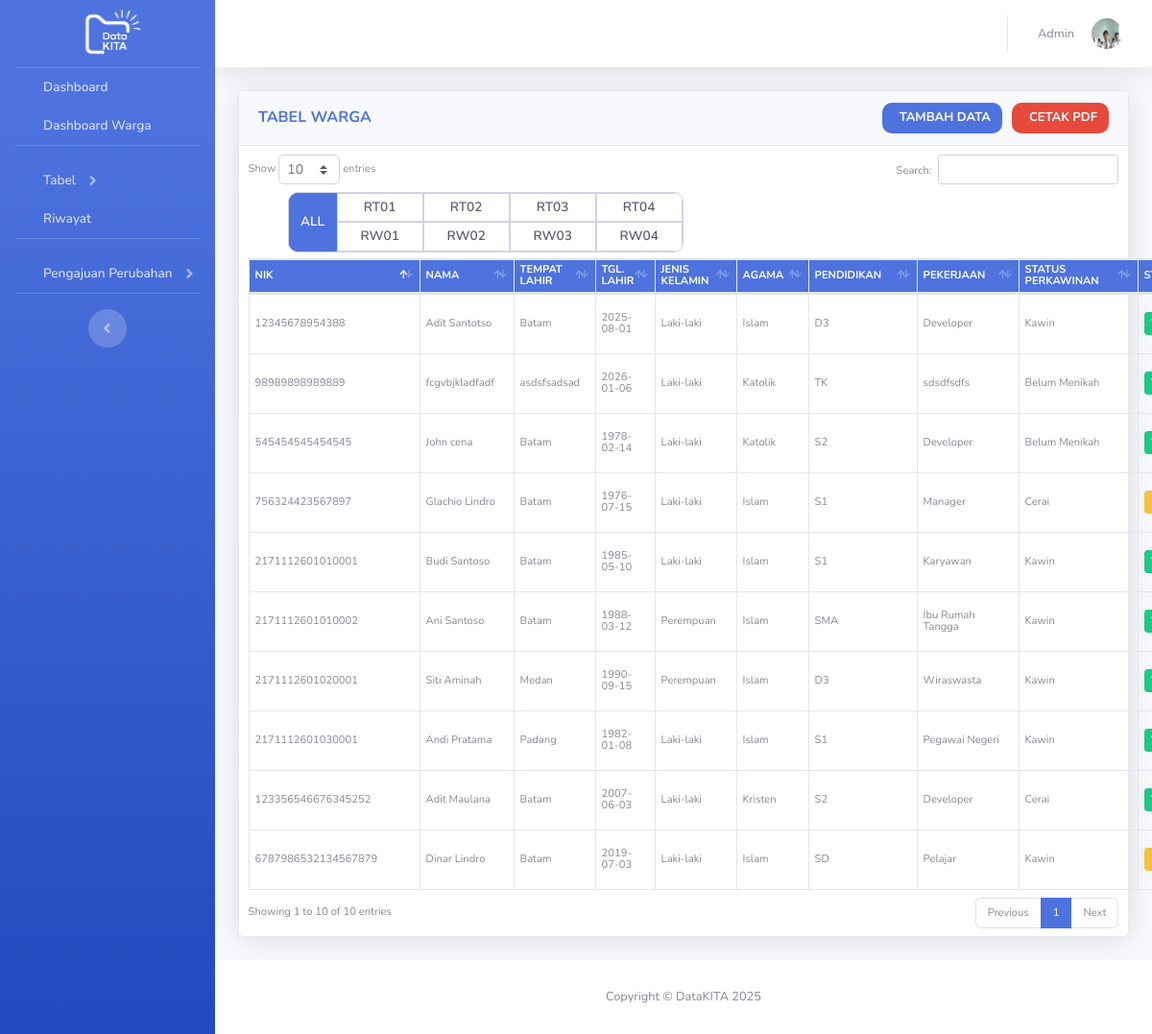
/warga.php (signed in), run on the app's committed database.
### tables this page shows
CREATE TABLE `user` (
  `Id_user` int(10) UNSIGNED NOT NULL,
  `Nama_user` varchar(255) NOT NULL,
  `Email` varchar(255) NOT NULL,
  `Foto_profil` varchar(255) DEFAULT NULL,
  `Password` varchar(255) NOT NULL,
  `Role` enum('admin','user') DEFAULT 'user'
);

CREATE TABLE `warga` (
  `NIK` varchar(30) NOT NULL,
  `Nama` varchar(255) NOT NULL,
  `Tempat_lahir` varchar(255) DEFAULT NULL,
  `Tanggal_lahir` date DEFAULT NULL,
  `Jenis_kelamin` varchar(50) DEFAULT NULL,
  `Agama` varchar(50) DEFAULT NULL,
  `Pendidikan` varchar(100) DEFAULT NULL,
  `Pekerjaan` varchar(100) DEFAULT NULL,
  `Status_perkawinan` varchar(50) DEFAULT NULL,
  `No_kk` varchar(30) DEFAULT NULL,
  `Dokumen_ktp` varchar(255) DEFAULT NULL,
  `Id_user` int(10) UNSIGNED DEFAULT NULL,
  `status` enum('pending','terverifikasi') NOT NULL DEFAULT 'pending'
);

### warga.php (the view, shortened to what this page needs)
<?php
require 'koneksi.php';
$user_id = $_SESSION['user_id'];
$userStmt = $koneksi->prepare("
    SELECT
        u.Nama_user,
        u.Email,
        u.Foto_profil
    FROM User u
    WHERE u.Id_user = ?
");
$userStmt->execute([$user_id]);
$user = $userStmt->fetch(PDO::FETCH_ASSOC);
$wargaStmt = $koneksi->query("
SELECT
    w.NIK,
    w.Nama,
    w.Tempat_lahir,
    w.Tanggal_lahir,
    w.Jenis_kelamin,
    w.Agama,
    w.Pendidikan,
    w.Pekerjaan,
    w.Status_perkawinan,
    w.No_kk,
    w.Dokumen_ktp,
    w.status,
    k.RT,
    k.RW
FROM Warga w
LEFT JOIN Keluarga k ON k.No_kk = w.No_kk
ORDER BY w.Nama ASC
");
$dataWarga = $wargaStmt->fetchAll(PDO::FETCH_ASSOC);
?>
<!DOCTYPE html>
<html lang="en">
<head>
    <link href="vendor/fontawesome-free/css/all.min.css" rel="stylesheet" type="text/css">
    <link href="css/sb-admin-2.min.css" rel="stylesheet">
    <link href="vendor/datatables/dataTables.bootstrap4.min.css" rel="stylesheet">
    <link rel="stylesheet" href="css/style.css">
</head>
<body id="page-top">
    <div id="wrapper">
        <ul class="navbar-nav bg-gradient-primary sidebar sidebar-dark accordion" id="accordionSidebar">
            <a class="sidebar-brand d-flex align-items-center justify-content-center" href="index.php">
                <div class="sidebar-brand-icon">
                    <img src="img/Logo_DataKITA(3).png" style="width: 100px; height: auto;">
                </div>
            </a>
            <li class="nav-item">
                <a class="nav-link" href="index.php">
                <iconify-icon icon="material-symbols:dashboard"></iconify-icon>
                <span>Dashboard</span></a>
            </li>
            <li class="nav-item">
                <a class="nav-link" href="dashboardwarga.php">
                <iconify-icon icon="ep:list"></iconify-icon>
                <span>Dashboard Warga</span></a>
            </li>
            <hr class="sidebar-divider">
            <li class="nav-item">
                <a class="nav-link collapsed" href="#" data-toggle="collapse" data-target="#collapsePages"
                    aria-expanded="true" aria-controls="collapsePages">
                    <iconify-icon icon="mdi:table"></iconify-icon>
                    <span>Tabel</span></a>
            </li>
            <li class="nav-item">
                <a class="nav-link" href="riwayat.php">
                    <iconify-icon icon="material-symbols:history"></iconify-icon>
                    <span>Riwayat</span>
                </a>
            </li>
            <hr class="sidebar-divider d-none d-md-block">
            <li class="nav-item">
                <a class="nav-link collapsed" href="#" data-toggle="collapse" data-target="#collapsePages2"
                    aria-expanded="true" aria-controls="collapsePages">
                    <iconify-icon icon="lucide:folder-sync"></iconify-icon>
                    <span>Pengajuan Perubahan</span></a>
            </li>
            <hr class="sidebar-divider d-none d-md-block">
            <div class="text-center d-none d-md-inline">
                <button class="rounded-circle border-0" id="sidebarToggle"></button>
            </div>
        </ul>
        <div id="content-wrapper" class="d-flex flex-column">
            <div id="content">
                <nav class="navbar navbar-expand navbar-light bg-white topbar mb-4 static-top shadow">
                    <ul class="navbar-nav ml-auto">
                        <li class="nav-item dropdown no-arrow">
                            <a class="nav-link dropdown-toggle" href="#" id="userDropdown" role="button"
                                data-toggle="dropdown" aria-haspopup="true" aria-expanded="false">
                                <span class="mr-2 d-none d-lg-inline text-gray-600 small">
                                <?= htmlspecialchars($user['Nama_user']) ?>
                                </span>
                                <img class="img-profile rounded-circle"
                                    src="img/profile/<?= htmlspecialchars($user['Foto_profil'] ?? 'default.png') ?>">
                            </a>
                        </li>
                    </ul>
                </nav>
                <div class="container-fluid">
                    <div class="card shadow mb-4">
                        <div class="card-header d-flex justify-content-between align-items-center">
                        <h6 class="m-0 font-weight-bold text-primary">TABEL WARGA</h6>
                            <div class="d-flex align-items-center" style="gap:10px;">
                                <a href="#" class="btn btn-primary d-inline-flex align-items-center justify-content-center"
                                data-toggle="modal" data-target="#addWargaModal"
                                style="border:none; border-radius:10px; font-weight:700; font-size:13px;">
                                TAMBAH DATA
                                </a>
                                <a href="warga_pdf.php?nik=<?= $w['NIK'] ?>"
                                class="btn btn-danger d-inline-flex align-items-center justify-content-center"
                                style="border:none; border-radius:10px; font-weight:700; font-size:13px;"
                                target="_blank">
                                    CETAK PDF
                                </a>
                            </div>
                        </div>
                        <div class="card-body">
                            <div class="table-responsive">
                                <table class="table table-bordered" id="dataTable" width="100%" cellspacing="0">
                                    <thead style="background-color: #4E73DF; color: #fff;">
                                        <tr>
                                            <th>NIK</th>
                                            <th>NAMA</th>
                                            <th>TEMPAT LAHIR</th>
                                            <th>TGL. LAHIR</th>
                                            <th>JENIS KELAMIN</th>
                                            <th>AGAMA</th>
                                            <th>PENDIDIKAN</th>
                                            <th>PEKERJAAN</th>
                                            <th>STATUS PERKAWINAN</th>
                                            <th>STATUS</th>
                                        </tr>
                                    </thead>
                                    <tbody>
                                        <?php if (!empty($dataWarga)): ?>
                                            <?php foreach ($dataWarga as $w): ?>
                                                <tr>
                                                    <td><?= htmlspecialchars($w['NIK']) ?></td>
                                                    <td><?= htmlspecialchars($w['Nama']) ?></td>
                                                    <td><?= htmlspecialchars($w['Tempat_lahir']) ?></td>
                                                    <td><?= htmlspecialchars($w['Tanggal_lahir']) ?></td>
                                                    <td><?= htmlspecialchars($w['Jenis_kelamin']) ?></td>
                                                    <td><?= htmlspecialchars($w['Agama']) ?></td>
                                                    <td><?= htmlspecialchars($w['Pendidikan']) ?></td>
                                                    <td><?= htmlspecialchars($w['Pekerjaan']) ?></td>
                                                    <td><?= htmlspecialchars($w['Status_perkawinan']) ?></td>
                                                    <td>
                                                        <form method="POST">
                                                            <a class="btn btn-sm nav-link dropdown-toggle
                                                                <?= $w['status'] === 'terverifikasi'
                                                                    ? 'btn-success'
                                                                    : 'btn-warning' ?>"
                                                                id="statusDropdown<?= $w['NIK'] ?>"
                                                                href="#"
                                                                role="button"
                                                                data-toggle="dropdown"
                                                                aria-haspopup="true"
                                                                aria-expanded="false"
                                                                style="min-width:80px; font-weight:600;">
                                                            </a>
                                                        </form>
                                                    </td>
                                                </tr>
                                            <?php endforeach; ?>
                                        <?php endif; ?>
                                    </tbody>
                                </table>
                            </div>
                        </div>
                    </div>
                </div>
            </div>
            <footer class="sticky-footer bg-white">
                <div class="container my-auto">
                    <div class="copyright text-center my-auto">
                        <span>Copyright &copy; DataKITA 2025</span>
                    </div>
                </div>
            </footer>
        </div>
    </div>
</body>
</html>

### css/style.css (style rules this page uses)
.nav-item .nav-link { display: flex !important; align-items: center !important; gap: 10px; color: rgba(255, 255, 255, 0.6); font-weight: 500; padding: 10px 15px !important; transition: color 0.3s ease; line-height: 1; }
.nav-item .nav-link iconify-icon { display: inline-flex !important; align-items: center; justify-content: center; width: 20px; height: 20px; font-size: 18px; flex-shrink: 0; color: rgba(255, 255, 255, 0.6); transition: color 0.3s ease; margin: 0; vertical-align: middle; }
.nav-item .nav-link span { margin: 0; padding: 0; }
#dataTable { width: 100%; table-layout: fixed !important; font-size: 0.7rem; border-collapse: collapse; line-height: 1.1; }
#dataTable th, #dataTable td { padding: 4px 6px; white-space: normal !important; word-wrap: break-word; vertical-align: middle; }
#dataTable thead th { font-weight: 700; font-size: 0.7rem; vertical-align: middle; }
.table-responsive { overflow-x: visible !important; overflow-y: visible !important; }
#dataTable .btn-sm { padding: 3px 5px; font-size: 0.65rem; width: 24px; height: 24px; display: flex; align-items: center; justify-content: center; }
.card-body { padding: 0.6rem 0.6rem 0.4rem 0.6rem !important; }

### data on the page
user: Nama_user "Admin", Foto_profil (picture)
warga: NIK "123356546676345252", Nama "Adit Maulana", Tempat_lahir "Batam", Tanggal_lahir "2007-06-03", Jenis_kelamin "Laki-laki", Agama "Kristen", Pendidikan "S2", Pekerjaan "Developer", Status_perkawinan "Cerai"
warga: NIK "12345678954388", Nama "Adit Santotso", Tempat_lahir "Batam", Tanggal_lahir "2025-08-01", Jenis_kelamin "Laki-laki", Agama "Islam", Pendidikan "D3", Pekerjaan "Developer", Status_perkawinan "Kawin"
warga: NIK "2171112601030001", Nama "Andi Pratama", Tempat_lahir "Padang", Tanggal_lahir "1982-01-08", Jenis_kelamin "Laki-laki", Agama "Islam", Pendidikan "S1", Pekerjaan "Pegawai Negeri", Status_perkawinan "Kawin"
warga: NIK "2171112601010002", Nama "Ani Santoso", Tempat_lahir "Batam", Tanggal_lahir "1988-03-12", Jenis_kelamin "Perempuan", Agama "Islam", Pendidikan "SMA", Pekerjaan "Ibu Rumah Tangga", Status_perkawinan "Kawin"
warga: NIK "2171112601010001", Nama "Budi Santoso", Tempat_lahir "Batam", Tanggal_lahir "1985-05-10", Jenis_kelamin "Laki-laki", Agama "Islam", Pendidikan "S1", Pekerjaan "Karyawan", Status_perkawinan "Kawin"
warga: NIK "6787986532134567879", Nama "Dinar Lindro", Tempat_lahir "Batam", Tanggal_lahir "2019-07-03", Jenis_kelamin "Laki-laki", Agama "Islam", Pendidikan "SD", Pekerjaan "Pelajar", Status_perkawinan "Kawin"
warga: NIK "98989898989889", Nama "fcgvbjkladfadf", Tempat_lahir "asdsfsadsad", Tanggal_lahir "2026-01-06", Jenis_kelamin "Laki-laki", Agama "Katolik", Pendidikan "TK", Pekerjaan "sdsdfsdfs", Status_perkawinan "Belum Menikah"
warga: NIK "756324423567897", Nama "Glachio Lindro", Tempat_lahir "Batam", Tanggal_lahir "1976-07-15", Jenis_kelamin "Laki-laki", Agama "Islam", Pendidikan "S1", Pekerjaan "Manager", Status_perkawinan "Cerai"
warga: NIK "545454545454545", Nama "John cena", Tempat_lahir "Batam", Tanggal_lahir "1978-02-14", Jenis_kelamin "Laki-laki", Agama "Katolik", Pendidikan "S2", Pekerjaan "Developer", Status_perkawinan "Belum Menikah"
warga: NIK "2171112601020001", Nama "Siti Aminah", Tempat_lahir "Medan", Tanggal_lahir "1990-09-15", Jenis_kelamin "Perempuan", Agama "Islam", Pendidikan "D3", Pekerjaan "Wiraswasta", Status_perkawinan "Kawin"
